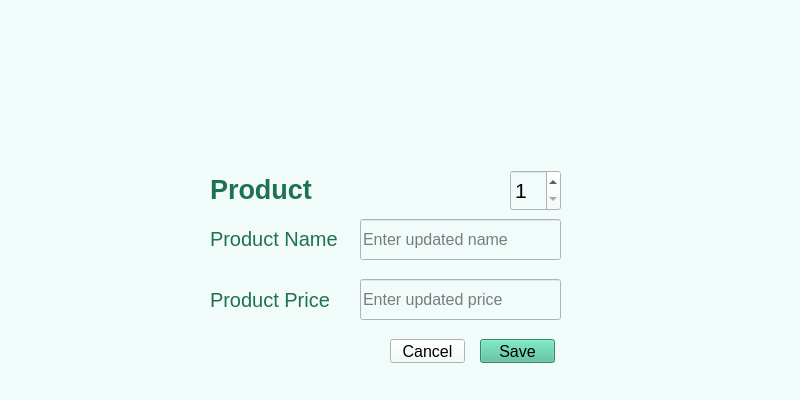
<?xml version="1.0" encoding="UTF-8"?>
<ui version="4.0">
 <class>Form</class>
 <widget class="QWidget" name="Form">
  <property name="geometry">
   <rect>
    <x>0</x>
    <y>0</y>
    <width>800</width>
    <height>400</height>
   </rect>
  </property>
  <property name="font">
   <font>
    <pointsize>12</pointsize>
   </font>
  </property>
  <property name="windowTitle">
   <string>Form</string>
  </property>
  <property name="styleSheet">
   <string notr="true">background-color: rgb(241, 251, 249);</string>
  </property>
  <widget class="QPushButton" name="backBUtton">
   <property name="geometry">
    <rect>
     <x>20</x>
     <y>20</y>
     <width>61</width>
     <height>51</height>
    </rect>
   </property>
   <property name="font">
    <font>
     <pointsize>13</pointsize>
    </font>
   </property>
   <property name="styleSheet">
    <string notr="true">image: url(:/newPrefix/Graphics/previous.png)</string>
   </property>
   <property name="text">
    <string/>
   </property>
   <property name="icon">
    <iconset>
     <normaloff>../Graphics/previous.png</normaloff>../Graphics/previous.png</iconset>
   </property>
   <property name="iconSize">
    <size>
     <width>30</width>
     <height>30</height>
    </size>
   </property>
   <property name="flat">
    <bool>true</bool>
   </property>
  </widget>
  <widget class="QLabel" name="adminProduct1Label">
   <property name="geometry">
    <rect>
     <x>210</x>
     <y>169</y>
     <width>141</width>
     <height>41</height>
    </rect>
   </property>
   <property name="font">
    <font>
     <pointsize>20</pointsize>
     <bold>true</bold>
    </font>
   </property>
   <property name="styleSheet">
    <string notr="true">color: rgb(30, 114, 81)</string>
   </property>
   <property name="text">
    <string>Product</string>
   </property>
  </widget>
  <widget class="QLineEdit" name="updateProductName1LineEdit">
   <property name="geometry">
    <rect>
     <x>360</x>
     <y>219</y>
     <width>201</width>
     <height>41</height>
    </rect>
   </property>
   <property name="font">
    <font>
     <pointsize>12</pointsize>
    </font>
   </property>
   <property name="inputMask">
    <string/>
   </property>
   <property name="text">
    <string/>
   </property>
   <property name="frame">
    <bool>true</bool>
   </property>
   <property name="placeholderText">
    <string>Enter updated name</string>
   </property>
  </widget>
  <widget class="QLineEdit" name="updateProductPrice1LineEdit">
   <property name="geometry">
    <rect>
     <x>360</x>
     <y>279</y>
     <width>201</width>
     <height>41</height>
    </rect>
   </property>
   <property name="font">
    <font>
     <pointsize>12</pointsize>
    </font>
   </property>
   <property name="text">
    <string/>
   </property>
   <property name="placeholderText">
    <string>Enter updated price</string>
   </property>
  </widget>
  <widget class="QLabel" name="adminUpdateProductName1Label">
   <property name="geometry">
    <rect>
     <x>210</x>
     <y>229</y>
     <width>131</width>
     <height>20</height>
    </rect>
   </property>
   <property name="font">
    <font>
     <pointsize>15</pointsize>
     <bold>false</bold>
    </font>
   </property>
   <property name="styleSheet">
    <string notr="true">color: rgb(30, 114, 81)</string>
   </property>
   <property name="text">
    <string>Product Name</string>
   </property>
  </widget>
  <widget class="QLabel" name="adminUpdateProductPrice1Label">
   <property name="geometry">
    <rect>
     <x>210</x>
     <y>289</y>
     <width>121</width>
     <height>21</height>
    </rect>
   </property>
   <property name="font">
    <font>
     <pointsize>15</pointsize>
    </font>
   </property>
   <property name="styleSheet">
    <string notr="true">color:rgb(30, 114, 81)</string>
   </property>
   <property name="text">
    <string>Product Price</string>
   </property>
  </widget>
  <widget class="QPushButton" name="saveButton">
   <property name="geometry">
    <rect>
     <x>480</x>
     <y>339</y>
     <width>75</width>
     <height>24</height>
    </rect>
   </property>
   <property name="styleSheet">
    <string notr="true">background-color: rgb(74, 188, 150);</string>
   </property>
   <property name="text">
    <string>Save</string>
   </property>
  </widget>
  <widget class="QPushButton" name="cancelButton">
   <property name="geometry">
    <rect>
     <x>390</x>
     <y>339</y>
     <width>75</width>
     <height>24</height>
    </rect>
   </property>
   <property name="text">
    <string>Cancel</string>
   </property>
  </widget>
  <widget class="QSpinBox" name="spinBox">
   <property name="geometry">
    <rect>
     <x>510</x>
     <y>170</y>
     <width>51</width>
     <height>41</height>
    </rect>
   </property>
   <property name="font">
    <font>
     <pointsize>16</pointsize>
    </font>
   </property>
   <property name="minimum">
    <number>1</number>
   </property>
   <property name="maximum">
    <number>4</number>
   </property>
  </widget>
 </widget>
 <resources/>
 <connections/>
</ui>
